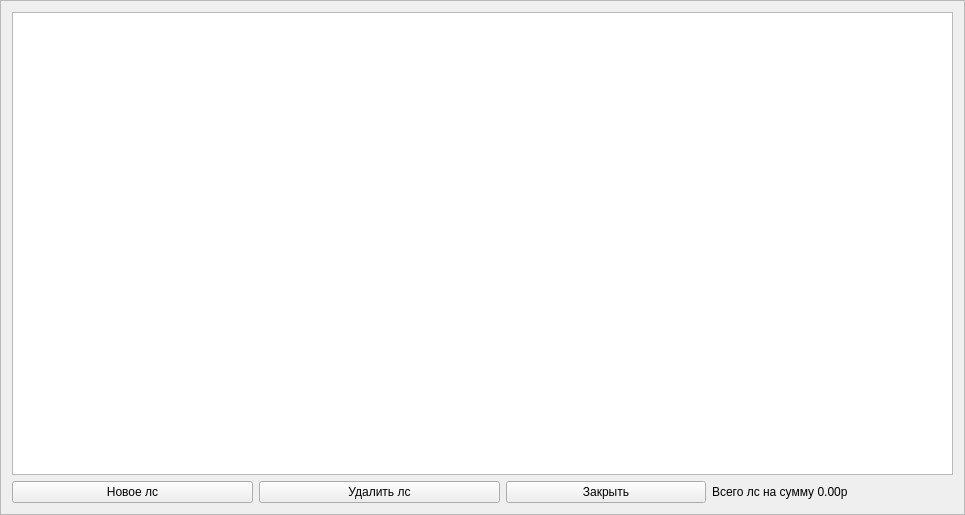
<?xml version="1.0" encoding="UTF-8"?>
<ui version="4.0">
 <class>all_drugs_form</class>
 <widget class="QFrame" name="all_drugs_form">
  <property name="windowModality">
   <enum>Qt::NonModal</enum>
  </property>
  <property name="geometry">
   <rect>
    <x>0</x>
    <y>0</y>
    <width>965</width>
    <height>515</height>
   </rect>
  </property>
  <property name="windowTitle">
   <string>Frame</string>
  </property>
  <property name="frameShape">
   <enum>QFrame::StyledPanel</enum>
  </property>
  <property name="frameShadow">
   <enum>QFrame::Raised</enum>
  </property>
  <layout class="QGridLayout" name="gridLayout_2">
   <item row="0" column="0">
    <layout class="QGridLayout" name="gridLayout">
     <item row="2" column="3">
      <widget class="QLabel" name="label_3">
       <property name="text">
        <string>Всего лс на сумму 0.00р</string>
       </property>
      </widget>
     </item>
     <item row="1" column="0" colspan="4">
      <widget class="QTableWidget" name="tableWidget"/>
     </item>
     <item row="2" column="0">
      <widget class="QPushButton" name="new_drug_btn">
       <property name="text">
        <string>Новое лс</string>
       </property>
      </widget>
     </item>
     <item row="2" column="2">
      <widget class="QPushButton" name="close_btn">
       <property name="minimumSize">
        <size>
         <width>200</width>
         <height>0</height>
        </size>
       </property>
       <property name="maximumSize">
        <size>
         <width>200</width>
         <height>16777215</height>
        </size>
       </property>
       <property name="text">
        <string>Закрыть</string>
       </property>
      </widget>
     </item>
     <item row="2" column="1">
      <widget class="QPushButton" name="del_drug_btn">
       <property name="text">
        <string>Удалить лс</string>
       </property>
      </widget>
     </item>
    </layout>
   </item>
  </layout>
 </widget>
 <resources/>
 <connections>
  <connection>
   <sender>close_btn</sender>
   <signal>clicked()</signal>
   <receiver>all_drugs_form</receiver>
   <slot>close()</slot>
   <hints>
    <hint type="sourcelabel">
     <x>628</x>
     <y>394</y>
    </hint>
    <hint type="destinationlabel">
     <x>668</x>
     <y>209</y>
    </hint>
   </hints>
  </connection>
 </connections>
</ui>
